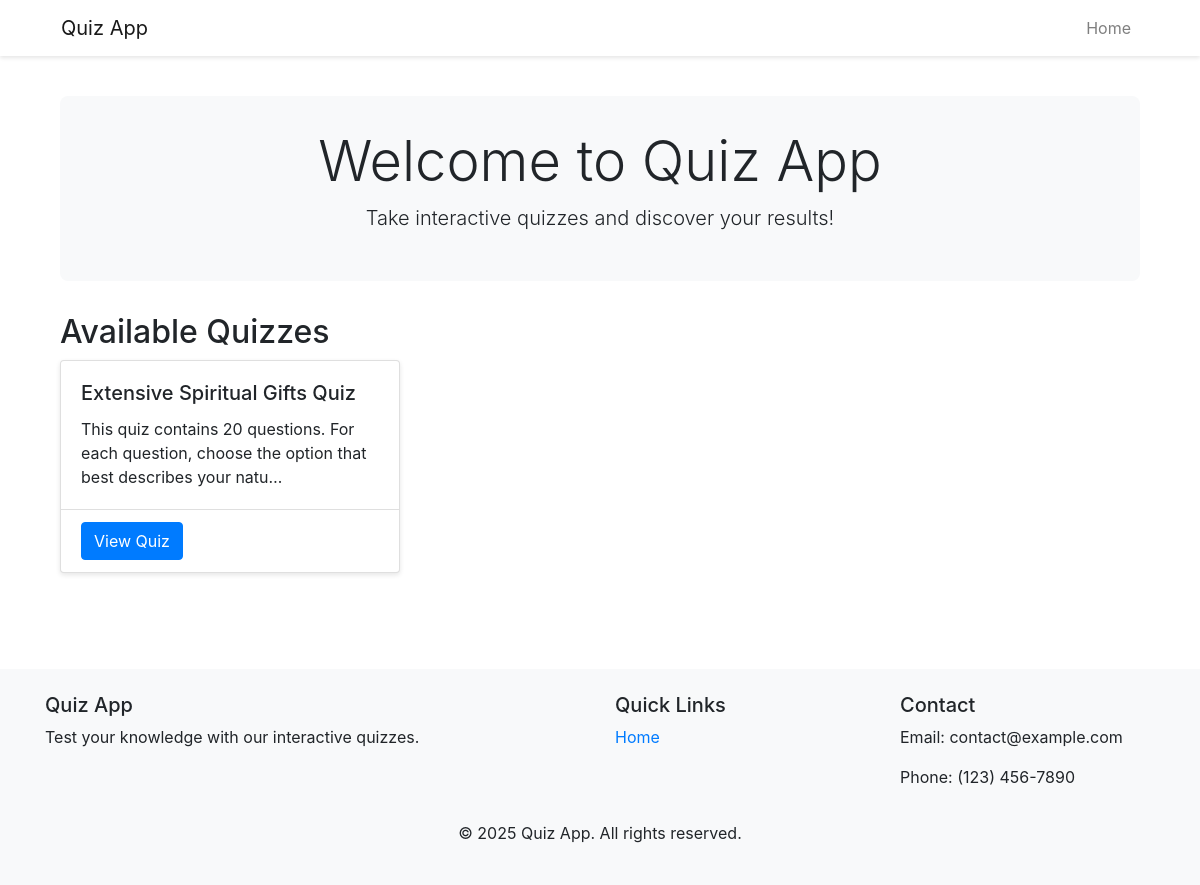
The app's page /, older data.
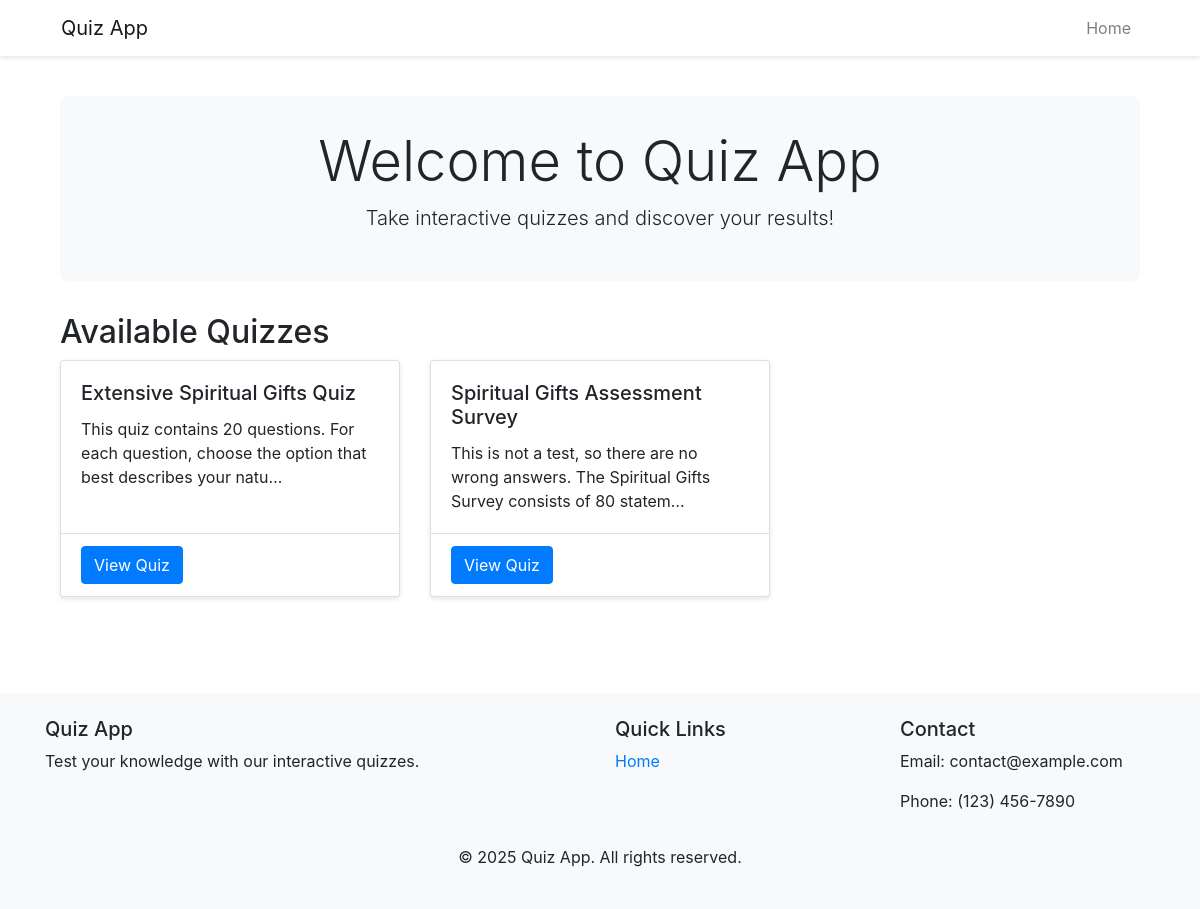
The same page, newer data.
### app/models.py (models this page shows, shortened)
class Quiz(models.Model):
    title = models.CharField(max_length=255)
    description = models.TextField(blank=True, null=True)
    created_at = models.DateTimeField(auto_now_add=True)
    class Meta:
        verbose_name_plural = "Quizzes"

### app/views.py (the view)
# urls.py: path('', home, name='home'),
def home(request):
    quizzes = Quiz.objects.all()
    return render(request, 'home.html', {'quizzes': quizzes})

### templates/home.html (shortened to what this page needs)
{% extends 'base.html' %}
{% block content %}
<div class="container">
    <div class="jumbotron text-center">
        <h1 class="display-4">Welcome to Quiz App</h1>
        <p class="lead">Take interactive quizzes and discover your results!</p>
    </div>
    <div class="row mt-4">
        <div class="col-md-12">
            <h2>Available Quizzes</h2>
            {% if quizzes %}
                <div class="row">
                    {% for quiz in quizzes %}
                        <div class="col-md-4 mb-4">
                            <div class="card h-100">
                                <div class="card-body">
                                    <h5 class="card-title">{{ quiz.title }}</h5>
                                    <p class="card-text">{{ quiz.description|truncatechars:100 }}</p>
                                </div>
                                <div class="card-footer bg-transparent">
                                    <a href="{% url 'quiz-detail' quiz.id %}" class="btn btn-primary">View Quiz</a>
                                </div>
                            </div>
                        </div>
                    {% endfor %}
                </div>
            {% else %}
                <div class="alert alert-info">
                    <p>No quizzes available yet. Please check back later!</p>
                </div>
            {% endif %}
        </div>
    </div>
</div>
{% endblock content %}

### templates/base.html (shortened to what this page needs)
{% load static %}
<!DOCTYPE html>
<html lang="en">
<head>
    <link rel="stylesheet" href="https://cdn.jsdelivr.net/npm/bootstrap@4.6.0/dist/css/bootstrap.min.css">
    <link rel="stylesheet" href="{% static 'css/style.css' %}">
</head>
<body>
    {% include 'commons/header.html' %}
    <main class="container py-4">
        {% block content %}
        {% endblock content %}
    </main>
    {% include 'commons/footer.html' %}
</body>
</html>

### templates/commons/header.html (shortened to what this page needs)
<header class="site-header">
    <div class="container">
        <nav class="navbar navbar-expand-lg navbar-light">
            <a class="navbar-brand" href="{% url 'home' %}">Quiz App</a>
            <div class="collapse navbar-collapse" id="navbarNav">
                <ul class="navbar-nav ml-auto">
                    <li class="nav-item">
                        <a class="nav-link" href="{% url 'home' %}">Home</a>
                    </li>
                </ul>
            </div>
        </nav>
    </div>
</header>

### templates/commons/footer.html
<footer class="site-footer mt-5 py-4 bg-light">
    <div class="container">
        <div class="row">
            <div class="col-md-6">
                <h5>Quiz App</h5>
                <p>Test your knowledge with our interactive quizzes.</p>
            </div>
            <div class="col-md-3">
                <h5>Quick Links</h5>
                <ul class="list-unstyled">
                    <li><a href="{% url 'home' %}">Home</a></li>
                </ul>
            </div>
            <div class="col-md-3">
                <h5>Contact</h5>
                <address>
                    <p>Email: contact@example.com</p>
                    <p>Phone: (123) 456-7890</p>
                </address>
            </div>
        </div>
        <div class="row mt-3">
            <div class="col text-center">
                <p>&copy; {% now "Y" %} Quiz App. All rights reserved.</p>
            </div>
        </div>
    </div>
</footer>

### static/css/style.css (style rules this page uses)
.site-header { box-shadow: 0 2px 4px rgba(0, 0, 0, 0.1); margin-bottom: 1rem; }
.site-footer { margin-top: 3rem; }
.card { transition: transform 0.2s ease; box-shadow: 0 2px 5px rgba(0, 0, 0, 0.1); }
.jumbotron { background-color: #f8f9fa; padding: 2rem; border-radius: 0.5rem; margin-bottom: 2rem; }
.btn-primary { background-color: #007bff; border-color: #007bff; }

Row changes from the older to the newer data that the page shows:
added Quiz: title "Spiritual Gifts Assessment Survey", description "This is not a test, so there are no wrong answers. The Spiritual Gifts Survey consists of 80 statem…"
